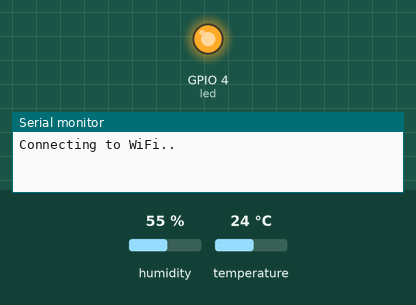
The sketch below on a simulated ESP32. Parts: output pins drawn as LEDs (lit = HIGH), the last lines printed to the serial monitor. The test bench sets the inputs (shaded band); at power-on: humidity 55 %, temperature 24 °C. WiFi joins after 1.5 s; servers stay silent unless stated; uploads are accepted with an empty reply.

Above: at 5.1 s.
At 6.1 s:
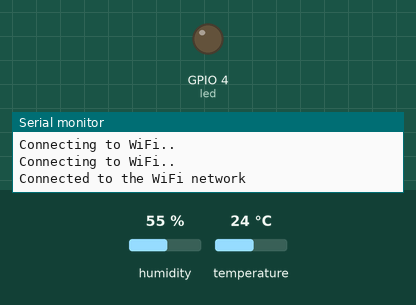
Timing chart, 0 to 7.6 s (numbered marks = the images above):
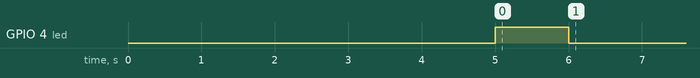

The sketch:

ESP_32_Humidity_sensor_code.ino
```cpp
#include <WiFi.h>
#include <HTTPClient.h>
#include <SimpleDHT.h>
#define pinDHT11 2
SimpleDHT11 dht11;
#include <ArduinoJson.h>
#define led 4
const char* ssid = "Peter's Phone";
const char* password =  "25f5bd914aa9";

void setup() {
  pinMode (led, OUTPUT);
  Serial.begin(115200);
  delay(4000);   //Delay needed before calling the WiFi.begin

  WiFi.begin(ssid, password);

  while (WiFi.status() != WL_CONNECTED) { //Check for the connection
    delay(1000);
    Serial.println("Connecting to WiFi..");
    digitalWrite(led,HIGH);
  }
  digitalWrite(led,LOW);
  Serial.println("Connected to the WiFi network");
}

void loop() {
  if(WiFi.status()== WL_CONNECTED){   //Check WiFi connection status
   HTTPClient http;
   http.begin("http://192.168.43.199:8097/adddata");  //Specify destination for HTTP request
   http.addHeader("Content-Type", "application/json");//Specify content-type header

   // read with raw sample data.
  byte temperature = 0;
  byte humidity = 0;
  byte data[40] = {0};
  if (dht11.read(pinDHT11, &temperature, &humidity, data)) {
    Serial.print("Wires are not plugged in");
    return;
  }

  /*Serial.print("Sample RAW Bits: ");
  for (int i = 0; i < 40; i++) {
    Serial.print((int)data[i]);
    if (i > 0 && ((i + 1) % 4) == 0) {
      Serial.print(' ');
    }
  }*/
   String Stemp = String (temperature);
   String Shum = String (humidity);
   String Lat = String (42.484390);
   String Long = String (-71.191670);
   /*http.POST("{\"temperature\":");
   http.POST(Stemp);
   http.POST(",");
   http.POST("\"humidity\":");
   http.POST(Shum);
   http.POST("}");
   */
   http.POST("{\"temp\":" + Stemp + "," + "\"hum\":" + Shum +"," + "\"lat\": 42.484390," + "\"long\": -71.191670}");
   http.end();  //Free resources
  // DHT11 sampling rate is 1HZ.
  delay(30000);
}
}
```
